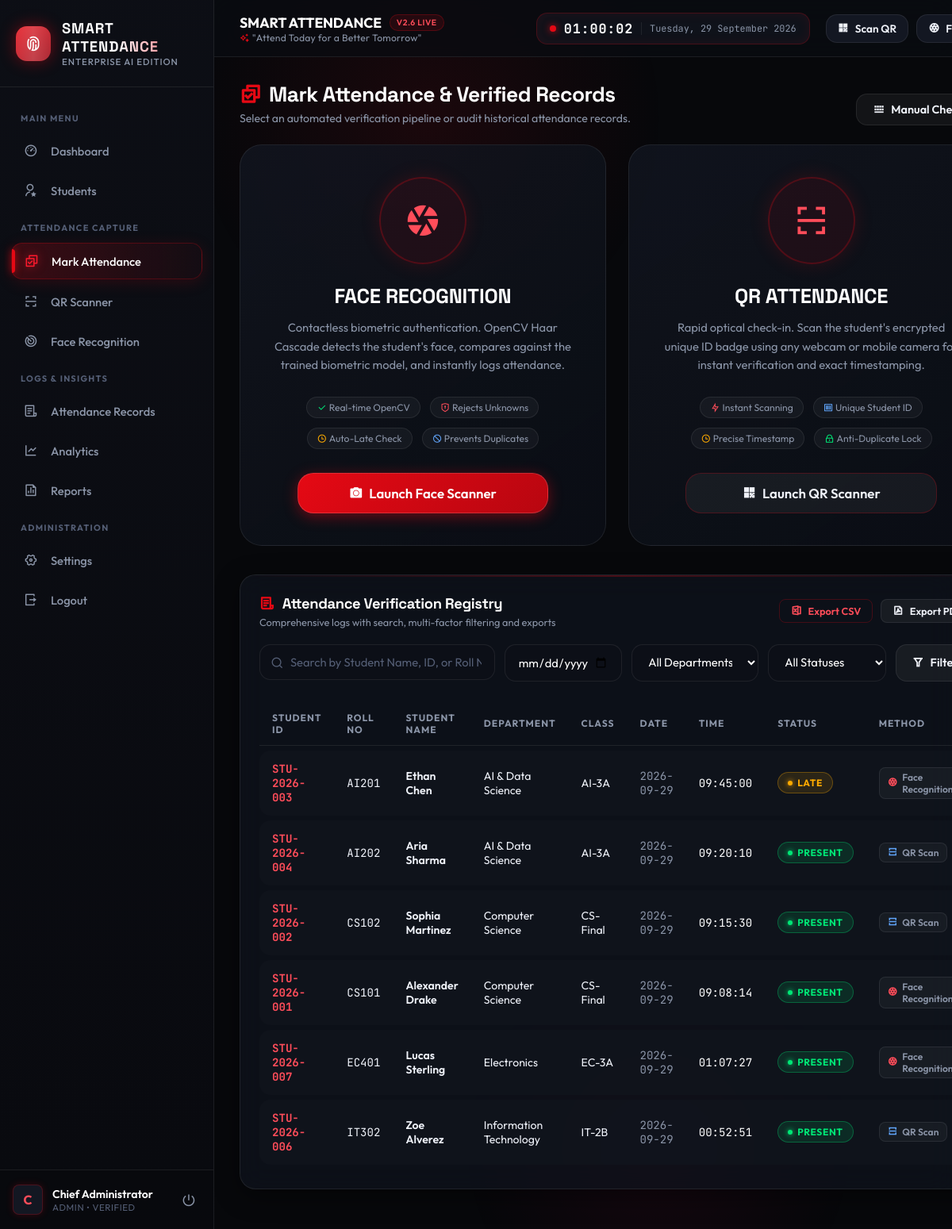
The app's page /attendance (signed in) with its own data.
### tables this page shows
CREATE TABLE users (
            id INTEGER PRIMARY KEY AUTOINCREMENT,
            username TEXT UNIQUE NOT NULL,
            password_hash TEXT NOT NULL,
            role TEXT DEFAULT 'Admin',
            name TEXT NOT NULL,
            email TEXT UNIQUE NOT NULL,
            created_at TIMESTAMP DEFAULT CURRENT_TIMESTAMP
        );

CREATE TABLE attendance (
            id INTEGER PRIMARY KEY AUTOINCREMENT,
            student_id TEXT NOT NULL,
            date TEXT NOT NULL,
            time TEXT NOT NULL,
            status TEXT NOT NULL,
            method TEXT NOT NULL,
            created_at TIMESTAMP DEFAULT CURRENT_TIMESTAMP,
            FOREIGN KEY (student_id) REFERENCES students (student_id) ON DELETE CASCADE
        );

CREATE TABLE students (
            id INTEGER PRIMARY KEY AUTOINCREMENT,
            student_id TEXT UNIQUE NOT NULL,
            roll_no TEXT UNIQUE NOT NULL,
            name TEXT NOT NULL,
            email TEXT NOT NULL,
            department TEXT NOT NULL,
            class_name TEXT NOT NULL,
            qr_code TEXT,
            face_registered INTEGER DEFAULT 0,
            created_at TIMESTAMP DEFAULT CURRENT_TIMESTAMP
        );

### app.py (the view)
@app.route('/attendance')
@login_required
def attendance():
    stats = get_dashboard_stats()
    students_list = get_all_students()
    return render_template('attendance.html', stats=stats, students=students_list)

### app.py (called while the page is built)
def login_required(f):
    @wraps(f)
    def decorated_function(*args, **kwargs):
        if 'user_id' not in session:
            flash('Please log in to access this page.', 'warning')
            return redirect(url_for('login'))
        return f(*args, **kwargs)
    return decorated_function

@app.context_processor
def inject_global_data():
    settings = get_settings()
    current_user = None
    if 'user_id' in session:
        current_user = get_user_by_id(session['user_id'])
    return {
        'settings': settings,
        'current_user': current_user,
        'current_time': datetime.now().strftime('%H:%M:%S'),
        'current_date': date.today().strftime('%A, %d %B %Y')
    }

### utils/database.py (called while the page is built)
def get_db_connection():
    conn = sqlite3.connect(DB_PATH)
    conn.row_factory = sqlite3.Row
    conn.execute("PRAGMA foreign_keys = ON")
    return conn

def get_user_by_id(user_id):
    conn = get_db_connection()
    user = conn.execute("SELECT * FROM users WHERE id = ?", (user_id,)).fetchone()
    conn.close()
    return user

def get_settings():
    conn = get_db_connection()
    rows = conn.execute("SELECT key, value FROM settings").fetchall()
    conn.close()
    return {row['key']: row['value'] for row in rows}

def get_all_students(search=None, department=None, class_name=None):
    conn = get_db_connection()
    query = "SELECT * FROM students WHERE 1=1"
    params = []
    if search:
        query += " AND (name LIKE ? OR student_id LIKE ? OR roll_no LIKE ? OR email LIKE ?)"
        term = f"%{search}%"
        params.extend([term, term, term, term])
    if department:
        query += " AND department = ?"
        params.append(department)
    if class_name:
        query += " AND class_name = ?"
        params.append(class_name)
    query += " ORDER BY id DESC"
    students = conn.execute(query, params).fetchall()
    conn.close()
    return students

### templates/attendance.html (shortened to what this page needs)
{% extends "base.html" %}
{% block content %}
<div class="dashboard-header-row" style="display: flex; justify-content: space-between; align-items: flex-end; margin-bottom: 24px; flex-wrap: wrap; gap: 16px;">
  <div>
    <h2 style="font-size: 1.65rem; font-weight: 800; color: #fff; display: flex; align-items: center; gap: 10px;">
      <i class="ri-checkbox-multiple-line" style="color: var(--primary-red);"></i>
      <span>Mark Attendance & Verified Records</span>
    </h2>
    <p style="color: var(--text-muted); font-size: 0.88rem; margin-top: 4px;">
      Select an automated verification pipeline or audit historical attendance records.
    </p>
  </div>
  <div style="display: flex; gap: 10px;">
    <button type="button" class="btn btn-secondary" onclick="openModal('manualMarkModal')">
      <i class="ri-keyboard-line"></i>
      <span>Manual Check-in</span>
    </button>
  </div>
</div>
<div class="attendance-modes-grid" style="margin-bottom: 36px;">
  <div class="mode-card" onclick="window.location.href='{{ url_for('face_recognition_page') }}'">
    <div class="mode-icon-giant">
      <i class="ri-camera-lens-fill"></i>
    </div>
    <h3 class="mode-title">FACE RECOGNITION</h3>
    <p class="mode-desc">
      Contactless biometric authentication. OpenCV Haar Cascade detects the student's face, compares against the trained biometric model, and instantly logs attendance.
    </p>
    <div class="mode-features-list">
      <span class="mode-feature-pill"><i class="ri-check-line" style="color: var(--status-present);"></i> Real-time OpenCV</span>
      <span class="mode-feature-pill"><i class="ri-shield-keyhole-line" style="color: var(--neon-coral);"></i> Rejects Unknowns</span>
      <span class="mode-feature-pill"><i class="ri-time-line" style="color: var(--status-late);"></i> Auto-Late Check</span>
      <span class="mode-feature-pill"><i class="ri-prohibited-line" style="color: #60a5fa;"></i> Prevents Duplicates</span>
    </div>
    <a href="{{ url_for('face_recognition_page') }}" class="btn btn-primary btn-lg" style="width: 80%;">
      <i class="ri-camera-fill"></i> Launch Face Scanner
    </a>
  </div>
  <div class="mode-card" onclick="window.location.href='{{ url_for('qr_scanner') }}'">
    <div class="mode-icon-giant">
      <i class="ri-qr-scan-2-line"></i>
    </div>
    <h3 class="mode-title">QR ATTENDANCE</h3>
    <p class="mode-desc">
      Rapid optical check-in. Scan the student's encrypted unique ID badge using any webcam or mobile camera for instant verification and exact timestamping.
    </p>
    <div class="mode-features-list">
      <span class="mode-feature-pill"><i class="ri-flashlight-line" style="color: var(--neon-coral);"></i> Instant Scanning</span>
      <span class="mode-feature-pill"><i class="ri-barcode-box-line" style="color: #60a5fa;"></i> Unique Student ID</span>
      <span class="mode-feature-pill"><i class="ri-time-line" style="color: var(--status-late);"></i> Precise Timestamp</span>
      <span class="mode-feature-pill"><i class="ri-lock-line" style="color: var(--status-present);"></i> Anti-Duplicate Lock</span>
    </div>
    <a href="{{ url_for('qr_scanner') }}" class="btn btn-secondary btn-lg" style="width: 80%; border-color: var(--border-red-subtle);">
      <i class="ri-qr-code-line"></i> Launch QR Scanner
    </a>
  </div>
</div>
<div class="glass-card" id="recordsSection">
  <div class="card-title-row">
    <div>
      <h3 class="card-title">
        <i class="ri-file-list-3-line"></i> Attendance Verification Registry
      </h3>
      <p class="card-subtitle">Comprehensive logs with search, multi-factor filtering and exports</p>
    </div>
    <div style="display: flex; gap: 10px;">
      <a href="{{ url_for('api_export_csv', search=search, date=selected_date, department=selected_dept, status=selected_status) }}" class="btn btn-sm btn-outline-red">
        <i class="ri-file-excel-2-line"></i> Export CSV
      </a>
      <button type="button" class="btn btn-sm btn-secondary" onclick="exportRecordsPDF()">
        <i class="ri-file-pdf-2-line"></i> Export PDF
      </button>
    </div>
  </div>
  <form method="GET" action="{{ url_for('records') }}" style="display: flex; gap: 12px; flex-wrap: wrap; margin-bottom: 20px;">
    <div style="flex: 2; min-width: 200px; position: relative;">
      <i class="ri-search-line" style="position: absolute; left: 14px; top: 50%; transform: translateY(-50%); color: var(--text-dim);"></i>
      <input type="text" name="search" class="form-control" placeholder="Search by Student Name, ID, or Roll No..." value="{{ search or '' }}" style="padding-left: 38px;">
    </div>
    <div style="flex: 1; min-width: 140px;">
      <input type="date" name="date" class="form-control" value="{{ selected_date or '' }}" title="Filter by Date">
    </div>
    <div style="flex: 1; min-width: 160px;">
      <select name="department" class="form-select">
        <option value="">All Departments</option>
      </select>
    </div>
    <div style="flex: 1; min-width: 130px;">
      <select name="status" class="form-select">
        <option value="">All Statuses</option>
      </select>
    </div>
    <button type="submit" class="btn btn-secondary">
      <i class="ri-filter-line"></i> Filter
    </button>
  </form>
  <div class="table-responsive" id="printRecordsArea">
    <table class="custom-table">
      <thead>
        <tr>
          <th>Student ID</th>
          <th>Roll No</th>
          <th>Student Name</th>
          <th>Department</th>
          <th>Class</th>
          <th>Date</th>
          <th>Time</th>
          <th>Status</th>
          <th>Method</th>
        </tr>
      </thead>
      <tbody>
        {% set display_records = records if records is defined else stats.today_records %}
        {% if display_records %}
          {% for r in display_records %}
            <tr>
              <td class="font-mono" style="color: var(--neon-coral); font-weight: 700;">{{ r.student_id }}</td>
              <td class="font-mono">{{ r.roll_no }}</td>
              <td style="font-weight: 600;">{{ r.name }}</td>
              <td>{{ r.department }}</td>
              <td>{{ r.class_name }}</td>
              <td class="font-mono" style="color: var(--text-muted);">{{ r.date }}</td>
              <td class="font-mono" style="color: #fff;">{{ r.time }}</td>
              <td>
                <span class="badge-status {{ r.status }}">{{ r.status }}</span>
              </td>
              <td>
                <span class="badge-method">
                  {% if r.method == 'Face Recognition' %}
                    <i class="ri-camera-lens-line" style="color: var(--neon-coral);"></i> Face Recognition
                  {% elif r.method == 'QR Scan' %}
                    <i class="ri-qr-scan-line" style="color: #60a5fa;"></i> QR Scan
                  {% else %}
                    <i class="ri-keyboard-line"></i> Manual
                  {% endif %}
                </span>
              </td>
            </tr>
          {% endfor %}
        {% endif %}
      </tbody>
    </table>
  </div>
</div>
{% endblock %}

### templates/base.html (shortened to what this page needs)
<!DOCTYPE html>
<html lang="en">
<head>
  <link href="https://cdn.jsdelivr.net/npm/remixicon@4.2.0/fonts/remixicon.css" rel="stylesheet" />
  <link rel="stylesheet" href="{{ url_for('static', filename='css/style.css') }}">
</head>
<body>
<div class="app-container">
  <aside class="sidebar">
    <div class="sidebar-header">
      <div class="brand-icon">
        <i class="ri-fingerprint-2-line"></i>
      </div>
      <div class="brand-text">
        <h1>SMART ATTENDANCE</h1>
        <p>Enterprise AI Edition</p>
      </div>
    </div>
    <nav class="sidebar-nav">
      <span class="nav-section-title">Main Menu</span>
      <a href="{{ url_for('dashboard') }}" class="nav-item {% if request.endpoint == 'dashboard' %}active{% endif %}">
        <i class="ri-dashboard-3-line"></i>
        <span>Dashboard</span>
      </a>
      <a href="{{ url_for('students') }}" class="nav-item {% if request.endpoint == 'students' %}active{% endif %}">
        <i class="ri-user-star-line"></i>
        <span>Students</span>
      </a>
      <span class="nav-section-title">Attendance Capture</span>
      <a href="{{ url_for('attendance') }}" class="nav-item {% if request.endpoint == 'attendance' %}active{% endif %}">
        <i class="ri-checkbox-multiple-line"></i>
        <span>Mark Attendance</span>
      </a>
      <a href="{{ url_for('qr_scanner') }}" class="nav-item {% if request.endpoint == 'qr_scanner' %}active{% endif %}">
        <i class="ri-qr-scan-2-line"></i>
        <span>QR Scanner</span>
      </a>
      <a href="{{ url_for('face_recognition_page') }}" class="nav-item {% if request.endpoint == 'face_recognition_page' %}active{% endif %}">
        <i class="ri-scan-2-line"></i>
        <span>Face Recognition</span>
      </a>
      <span class="nav-section-title">Logs & Insights</span>
      <a href="{{ url_for('records') }}" class="nav-item {% if request.endpoint == 'records' %}active{% endif %}">
        <i class="ri-file-list-3-line"></i>
        <span>Attendance Records</span>
      </a>
      <a href="{{ url_for('analytics') }}" class="nav-item {% if request.endpoint == 'analytics' %}active{% endif %}">
        <i class="ri-line-chart-line"></i>
        <span>Analytics</span>
      </a>
      <a href="{{ url_for('reports') }}" class="nav-item {% if request.endpoint == 'reports' %}active{% endif %}">
        <i class="ri-file-chart-line"></i>
        <span>Reports</span>
      </a>
      <span class="nav-section-title">Administration</span>
      <a href="{{ url_for('settings_page') }}" class="nav-item {% if request.endpoint == 'settings_page' %}active{% endif %}">
        <i class="ri-settings-4-line"></i>
        <span>Settings</span>
      </a>
      <a href="{{ url_for('logout') }}" class="nav-item">
        <i class="ri-logout-box-r-line"></i>
        <span>Logout</span>
      </a>
    </nav>
    <div class="sidebar-footer">
      <div class="user-mini-card">
        <div class="user-avatar">
          {{ session.get('name', 'Admin')[0] | upper }}
        </div>
        <div class="user-info">
          <div class="user-name">{{ session.get('name', 'Administrator') }}</div>
          <div class="user-role">{{ session.get('role', 'Faculty') }} • Verified</div>
        </div>
        <a href="{{ url_for('logout') }}" class="logout-link" title="Sign Out">
          <i class="ri-shut-down-line"></i>
        </a>
      </div>
    </div>
  </aside>
  <main class="main-wrapper">
    <header class="app-header">
      <div class="header-left">
        <div class="header-tagline">
          <div class="header-title">
            <span>SMART ATTENDANCE</span>
            <span class="system-badge">v2.6 LIVE</span>
          </div>
          <div class="header-subtitle">
            <i class="ri-sparkling-2-line" style="color: var(--primary-red);"></i> "Attend Today for a Better Tomorrow"
          </div>
        </div>
      </div>
      <div class="header-right">
        <div class="live-clock-badge font-mono">
          <div class="live-pulse"></div>
          <div class="clock-time" id="liveClockTime">{{ current_time }}</div>
          <div class="clock-date">{{ current_date }}</div>
        </div>
        <div class="header-actions">
          <a href="{{ url_for('qr_scanner') }}" class="btn-header-action" title="Quick QR Scan">
            <i class="ri-qr-code-line"></i>
            <span>Scan QR</span>
          </a>
          <a href="{{ url_for('face_recognition_page') }}" class="btn-header-action" title="Open Face Recognition">
            <i class="ri-camera-lens-line"></i>
            <span>Face ID</span>
          </a>
        </div>
      </div>
    </header>
    <section class="content-body">
      {% block content %}{% endblock %}
    </section>
  </main>
</div>
</body>
</html>

### records on screen
users: get "Chief Administrator"
attendance: student_id "STU-2026-003", roll_no "AI201", name "Ethan Chen", department "AI & Data Science", class_name "AI-3A", date "2026-09-29", time "09:45:00", status "LATE", method "Face Recognition" (drawn)
attendance: student_id "STU-2026-004", roll_no "AI202", name "Aria Sharma", department "AI & Data Science", class_name "AI-3A", date "2026-09-29", time "09:20:10", status "PRESENT", method "QR Scan" (drawn)
attendance: student_id "STU-2026-002", roll_no "CS102", name "Sophia Martinez", department "Computer Science", class_name "CS-Final", date "2026-09-29", time "09:15:30", status "PRESENT", method "QR Scan" (drawn)
attendance: student_id "STU-2026-001", roll_no "CS101", name "Alexander Drake", department "Computer Science", class_name "CS-Final", date "2026-09-29", time "09:08:14", status "PRESENT", method "Face Recognition" (drawn)
attendance: student_id "STU-2026-007", roll_no "EC401", name "Lucas Sterling", department "Electronics", class_name "EC-3A", date "2026-09-29", time "01:07:27", status "PRESENT", method "Face Recognition" (drawn)
attendance: student_id "STU-2026-006", roll_no "IT302", name "Zoe Alverez", department "Information Technology", class_name "IT-2B", date "2026-09-29", time "00:52:51", status "PRESENT", method "QR Scan" (drawn)

### other values on screen
{{ session.get('name', 'Admin')[0] | upper }} "C"
{{ session.get('role', 'Faculty') }} "ADMIN"
